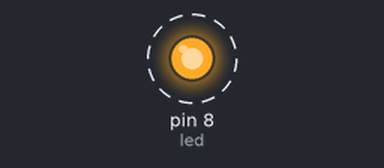
A sketch run on a simulated Arduino Uno, built with avr-gcc and run on an emulated ATmega328P. Shown: output pins drawn as LEDs (lit = HIGH). Dashed ring = blinking.

Above: at 0.2 s.
Timing chart, 0 to 3.0 s (numbered marks = the images above):
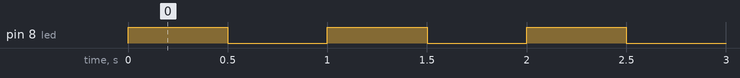

Measured:
- by itself, pin 8 (led): alternates HIGH for 0.50 s and LOW for 0.50 s

The sketch:

tiny841_adc_i2c.ino
```cpp
#include <Wire.h>

int led = 8, ana = A3, val = 0;
// the setup routine runs once when you press reset:
void setup() {
  // initialize the digital pin as an output.
  Wire.begin(8);                // join i2c bus with address #8
  Wire.onRequest(requestEvent); // register event

  pinMode(led, OUTPUT);
  pinMode(ana, INPUT);

}

// the loop routine runs over and over again forever:
void loop() {
  /*
  val = analogRead(ana);
  analogWrite(led, val);   // turn the LED on (HIGH is the voltage level)
  delay(10);
  */
  digitalWrite(led, HIGH);   // turn the LED on (HIGH is the voltage level)
  delay(500);
  digitalWrite(led, LOW);   // turn the LED on (HIGH is the voltage level)
  delay(500);
}

void requestEvent() {
  Wire.write(val); // respond with message of 6 bytes
  // as expected by master
}
```
